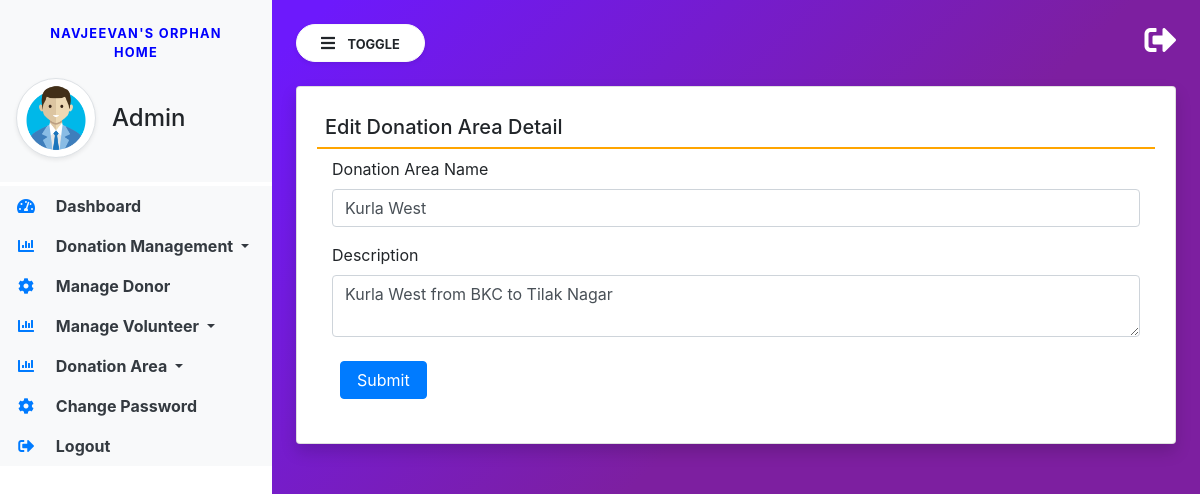
Page /edit_area/3 (signed in) on the committed database.
### donation/models.py (models this page shows, shortened)
class DonationArea(models.Model):
    areaname = models.CharField(max_length=100)
    description = models.CharField(max_length=300)
    creationdate = models.DateTimeField(auto_now_add=True)

### donation/views.py (the view, shortened to what this page needs)
# urls.py: path('edit_area/<int:pid>',edit_area, name='edit_area'),
def edit_area(request,pid):
    if not request.user.is_authenticated:
        return redirect('admin_login')
    area = DonationArea.objects.get(id=pid)
    error = ""
    return render(request, 'edit_area.html', locals())

### donation/templates/edit_area.html (shortened to what this page needs)
{% extends 'admin_base.html' %}
{% block main  %}
<div class="card shadow">
    <div class="card-body">
        <h5 class="p-2" style="border-bottom: 2px solid orange;">Edit Donation Area Detail</h5>
<div class="container-fluid">
<form method="POST" enctype="multipart/form-data">
    <div class="form-row">
        <div class="col-sm-12">
            <div class="form-group">
                <label>Donation Area Name</label>
                <input type="text" name="areaname"  class="form-control" placeholder="Donation Area" value="{{area.areaname}}">
            </div>
        </div>
        <div class="col-sm-12">
            <div class="form-group">
                <label>Description</label>
                <textarea name="description"  class="form-control" placeholder="Description">{{area.description}}</textarea>
            </div>
        </div>
    </div>
    <input type="submit" value="Submit" class="m-2 px-3 btn btn-primary">
</form>
</div>
</div>
</div>
{% endblock %}

### donation/static/css/sidebar.css (style rules this page uses)
body { background-image : linear-gradient(135.9deg,rgba(109,25,252,1) 16.4%,rgba(125,31,160,1) 56.1%); min-height:100vh; }

### rows in the picture
DonationArea: areaname "Kurla West", description "Kurla West from BKC to Tilak Nagar"
